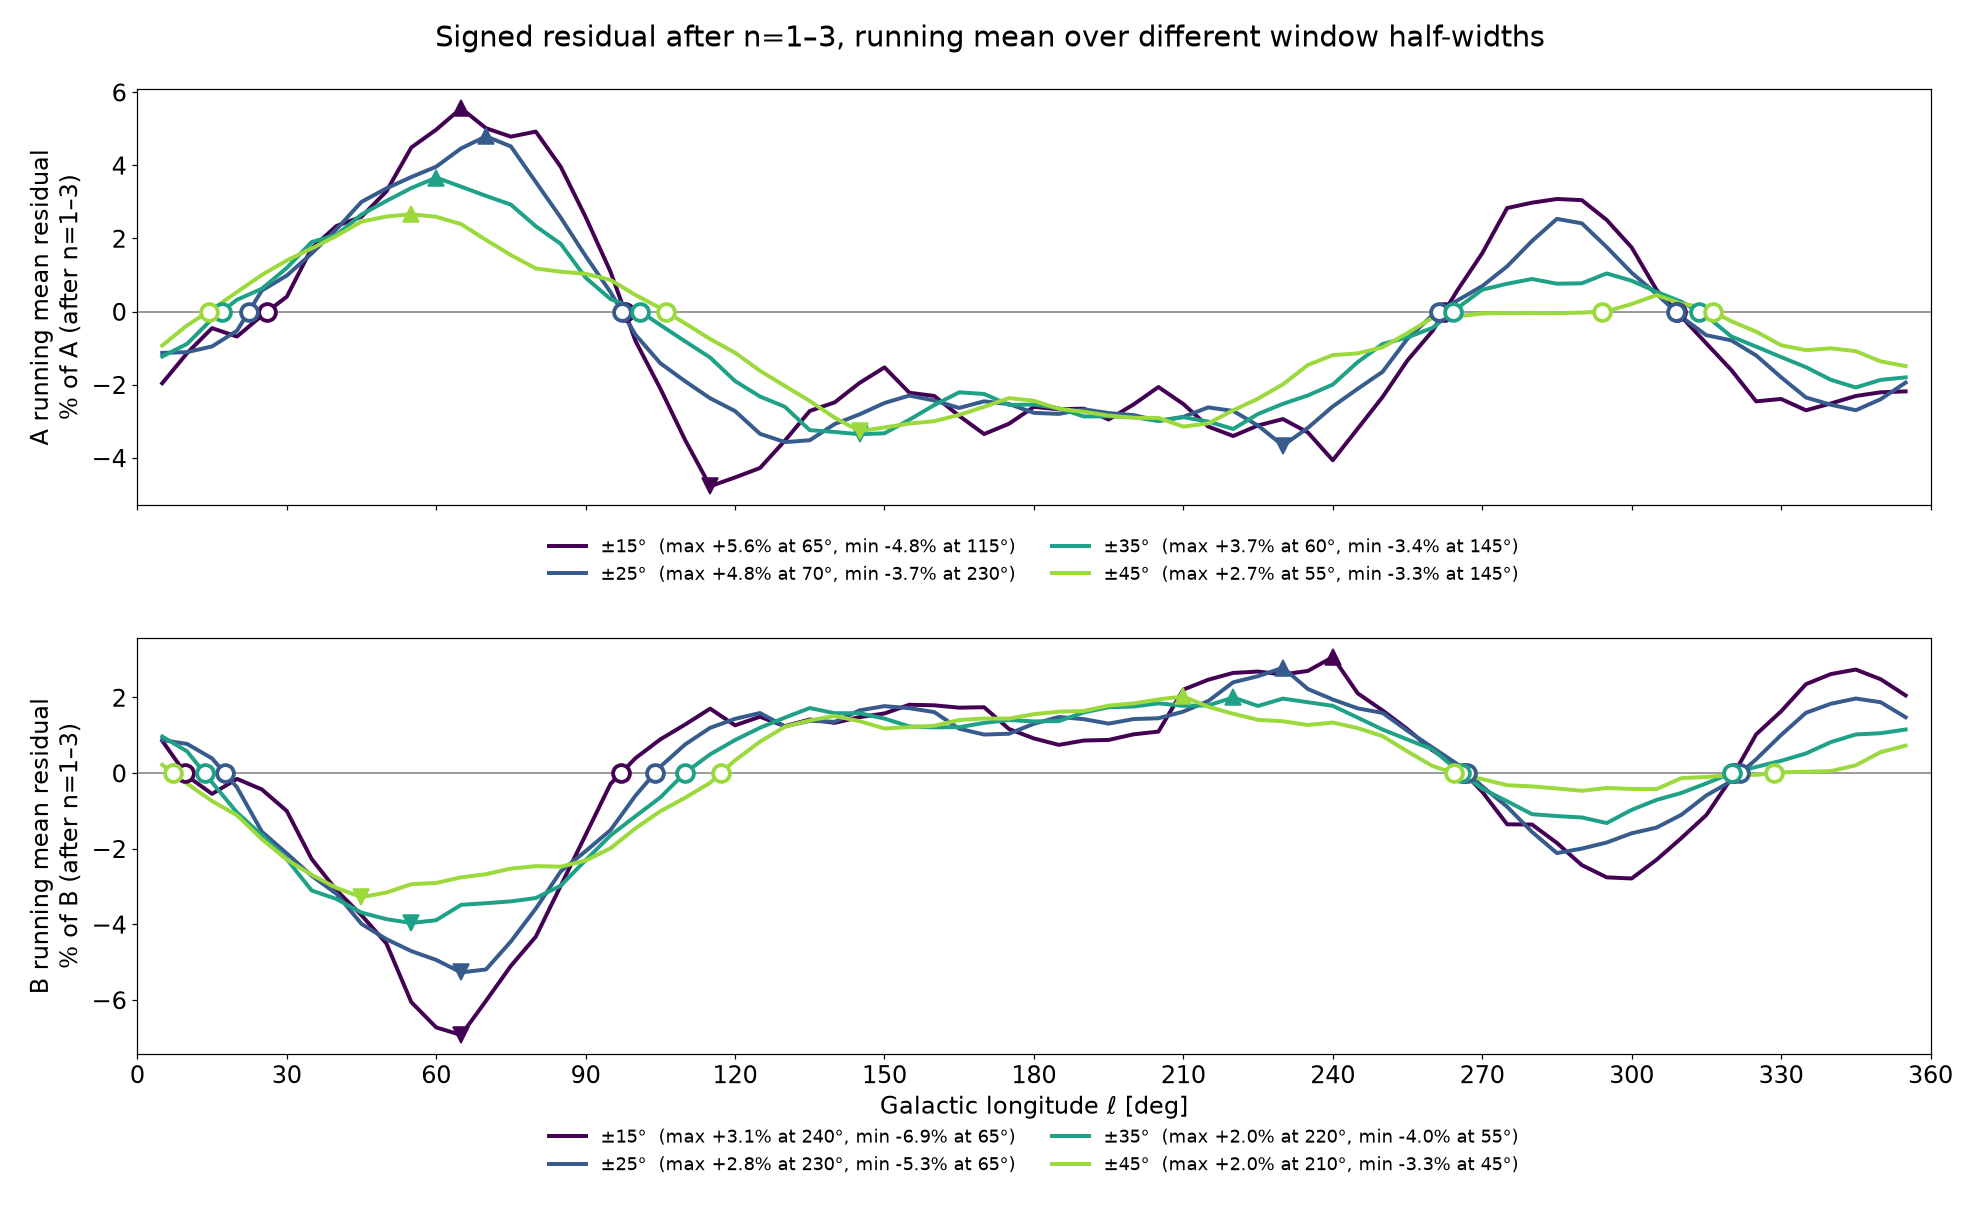

Source code (Python):
exec(open('recon_n3.py').read().split("cols=['purple'")[0])
plt.rcParams.update({'font.size':16});fig,axs=plt.subplots(2,1,figsize=(18,11),facecolor='white',sharex=True)
def rm(r,w):return np.array([np.mean(r[np.abs((l-c+180)%360-180)<=w]) for c in l])
W=[15,25,35,45];C=plt.cm.viridis(np.linspace(0,.85,4))
for a,(nm,Y,mb,k) in zip(axs,(('A',A0,AFl,0),('B',B0,BLl,1))):
  m=mb.copy()
  for n,p in steps2[:3]:m=m+T(n,p,th,k)
  r=100*(Y-m)/Y;a.axhline(0,color='grey',lw=1)
  for w,c in zip(W,C):
    M=rm(r,w);i,j=np.argmax(M),np.argmin(M);print(nm,w,'max',l[i],round(M[i],2),'min',l[j],round(M[j],2))
    a.plot(l,M,'-',color=c,lw=2.6,label=f'±{w}°  (max {M[i]:+.1f}% at {l[i]:.0f}°, min {M[j]:+.1f}% at {l[j]:.0f}°)')
    Z=[]
    for q in range(len(l)):
      q2=(q+1)%len(l);x1=l[q2] if q2 else l[0]+360
      if M[q]*M[q2]<0:Z.append((l[q]+(x1-l[q])*M[q]/(M[q]-M[q2]))%360)
    print(nm,w,'zeros',[round(z) for z in sorted(Z)]);a.plot(Z,np.zeros(len(Z)),'o',mfc='white',mec=c,mew=2.5,ms=11,zorder=5)
    a.plot(l[i],M[i],'^',color=c,ms=11);a.plot(l[j],M[j],'v',color=c,ms=11)
  a.set_ylabel(f'{nm} running mean residual\n% of {nm} (after n=1–3)')
  a.legend(loc='upper center',bbox_to_anchor=(.5,-.04 if k==0 else -.14),ncol=2,fontsize=12,frameon=False)
axs[1].set_xlim(0,360);axs[1].set_xticks(range(0,361,30));axs[1].set_xlabel('Galactic longitude ℓ [deg]')
fig.suptitle('Signed residual after n=1–3, running mean over different window half-widths')
fig.tight_layout();fig.subplots_adjust(hspace=.32);fig.savefig('recon_win_zero.png',dpi=110,facecolor='white')
